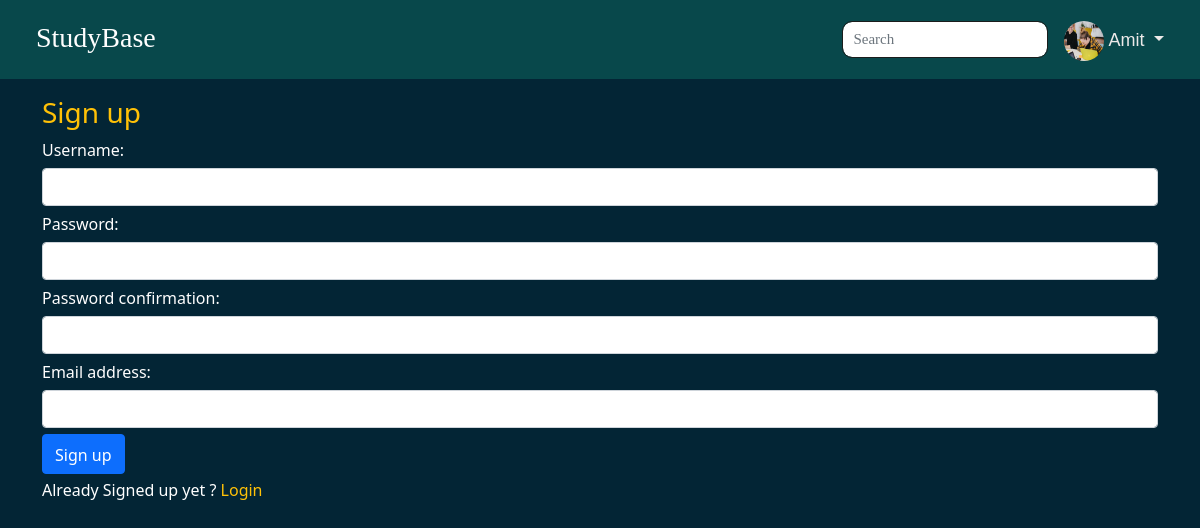
The app's page /register (signed in) with its own data.
### studybase/models.py (models this page shows, shortened)
class User(AbstractUser):
    profile=models.ImageField(upload_to="Image",null=True,blank=True)
    mobileNo=models.IntegerField(null=True)

### studybase/views.py (the view)
# urls.py: path('register',views.RegisterView,name="Register"),
def RegisterView(request):
    page="register"
    if request.method == "POST":
        form=RegisterForm(request.POST)
        if form.is_valid():
            form.save()
            return redirect('/')
    else:
        form=RegisterForm()
    context={
        'page':page,
        'form':form
    }
    return render(request,"login.html",context)

### studybase/forms.py
class RegisterForm(UserCreationForm):
    class Meta:
        model=User
        fields=['username','password1','password2','email']
    def __init__(self,*args,**kwargs):
        super(RegisterForm,self).__init__(*args,**kwargs)
        for fields_name,fields in self.fields.items():
            fields.widget.attrs['class']='form-control'

### studybase/topic.py (called while the page is built)
def global_ctx(self):
    return { "Topic":Topic.objects.all(),
            "RoomCount":Room.objects.all()
    }

### studybase/templates/login.html (shortened to what this page needs)
{% extends 'base.html' %}
{% block content %}
<div class="room-container Update-room">
    {% if page == "login" %}
    <h3 class="text-warning">Login</h3>
    <form action="" method="post">
        {% csrf_token %}
        {% for field in form %}
        <div class="fieldWrapper">
            {{ field.errors }}
            {{ field.label_tag }} {{ field }}
        </div>
    {% endfor %}
   <button type="submit" class="btn btn-danger mt-3">Login</button>
    </form>
   <p class="text-white py-2">havent Signed up yet ?  <a href="{% url 'Register' %}" class="text-decoration-none text-info">register</a></p>
    {% else %}
    <h3 class="text-warning">Sign up</h3>
    <form action="" method="post">
        {% for field in form %}
            <div class="fieldWrapper">
                {{ field.label_tag }} {{ field }}
            </div>
        {% endfor %}
        <button type="submit"  class="btn btn-primary pt-2 ">Sign up</button>
    </form>
    <p class="text-white pt-1">  Already Signed up yet ?  <a href="{% url 'Login' %}" class="text-decoration-none text-warning">Login</a></p>
    {% endif %}
</div>
{% endblock %}

### studybase/templates/base.html (shortened to what this page needs)
{% load static %}
<!DOCTYPE html>
<html lang="en">
<head>
    <link rel="stylesheet" href="{% static 'css/style.css' %}">
    <link href="https://cdn.jsdelivr.net/npm/bootstrap@5.0.2/dist/css/bootstrap.min.css" rel="stylesheet">
</head>
<body>
    <header class="headerNavbar">
        <div class="container-fluid HeaderContainer  ">
            <div class="row ">
                <div class="col-12">
                    <nav class="navbar navbar-expand-sm navbar-light">
                        <div class="container-fluid">
                            <div class="logo">
                                <h3><a href="{% url 'Home' %}"  class="navbar-brand">StudyBase</a></h3>
                            </div>
                          <div class="collapse navbar-collapse " id="navbarSupportedContent">
                            <ul class="navbar-nav ms-auto ">
                              <li class="nav-item ">
                                <div class="searchbox ">
                                    <form  method="GET" action="{% url 'Home' %}">
                                    <input type="search" name="q" placeholder="Search" class="form-control" >
                                     </form>
                                    </div>
                              </li>
                              <div class="UserprofileContainer ms-3 ">
                                {% if request.user.is_authenticated %}
                                <div class="dropdown">
                                    <a class=" dropdown-toggle " type="button" id="dropdownMenu2" data-bs-toggle="dropdown" aria-expanded="false">
                                    <img src="{{request.user.profile.url}}" class="UserProfile"> {{request.user.username}}
                                    </a>
                                  </div>
                                {% else %}
                                <div class="login-container">
                               <a href="{% url 'Login' %}"><button class="btn btn-danger btn-login">Login</button></a>
                               </div>
                               {% endif %}
                            </div>
                            </ul>
                          </div>
                        </div>
                    </nav>
                </div>
            </div>
        </div>
        </header>
    <section class="mainContainer">
    <div class="container ">
        <div class="row">
            <div class="col-12">
                {% block content %}
                {% endblock %}
            </div>
        </div>
    </div>
   </section>
</body>
</html>

### studybase/static/css/style.css (style rules this page uses)
* { margin: 0px; padding: 0px; }
.headerNavbar { background: #08484b; position: fixed; top: 0px; width: 100%; padding:12px 0px 8px 0px; }
.headerNavbar .logo h3 a { text-decoration: none; font-size: 28px; font-family: 'Times New Roman', Times, serif; padding:0px; color:#fff; font-weight:500; }
.headerNavbar .searchbox input { font-size: 15px; font-family: Georgia, 'Times New Roman', Times, serif; border: 1px solid #1a1d1c; border-radius:10px; box-shadow: none; padding: 6px 10px; }
.UserprofileContainer { text-align: end; }
.UserprofileContainer .UserProfile { width: 40px; height: 40px; border-radius: 50%; }
.UserprofileContainer .dropdown a { text-decoration: none; color: #ece9e9; font-size: 18px; text-transform: capitalize; font-family: 'Franklin Gothic Medium', 'Arial Narrow', Arial, sans-serif; }
.mainContainer { padding-top:6rem !important; background: #032535; height:100vh; padding-bottom: 2rem; }
.fieldWrapper input,select,textarea { margin: 6px 0px !important; }
.fieldWrapper label { font-size: 16px; color: rgb(255, 254, 254) !important; }

### records on screen
User: user.profile (picture), user.username "Amit"

### other values on screen
{{ field.label_tag }} "Username:" "Password:" "Password confirmation:" "Email address:"
